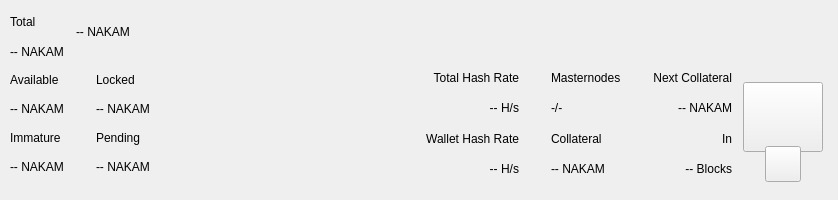
<?xml version="1.0" encoding="UTF-8"?>
<ui version="4.0">
 <class>TopBar</class>
 <widget class="QWidget" name="TopBar">
  <property name="geometry">
   <rect>
    <x>0</x>
    <y>0</y>
    <width>838</width>
    <height>200</height>
   </rect>
  </property>
  <property name="minimumSize">
   <size>
    <width>0</width>
    <height>200</height>
   </size>
  </property>
  <property name="maximumSize">
   <size>
    <width>16777215</width>
    <height>200</height>
   </size>
  </property>
  <property name="windowTitle">
   <string>Form</string>
  </property>
  <layout class="QVBoxLayout" name="verticalLayout_10" stretch="0">
   <property name="spacing">
    <number>0</number>
   </property>
   <property name="leftMargin">
    <number>0</number>
   </property>
   <property name="topMargin">
    <number>0</number>
   </property>
   <property name="rightMargin">
    <number>0</number>
   </property>
   <property name="bottomMargin">
    <number>0</number>
   </property>
   <item>
    <widget class="PFBorderImage" name="containerTop">
     <layout class="QVBoxLayout" name="verticalLayout_11">
      <property name="spacing">
       <number>0</number>
      </property>
      <property name="leftMargin">
       <number>0</number>
      </property>
      <property name="topMargin">
       <number>0</number>
      </property>
      <property name="rightMargin">
       <number>0</number>
      </property>
      <property name="bottomMargin">
       <number>0</number>
      </property>
      <item>
       <widget class="QWidget" name="top_container_2" native="true">
        <property name="minimumSize">
         <size>
          <width>0</width>
          <height>65</height>
         </size>
        </property>
        <layout class="QHBoxLayout" name="top_container">
         <property name="spacing">
          <number>0</number>
         </property>
         <property name="leftMargin">
          <number>10</number>
         </property>
         <property name="topMargin">
          <number>0</number>
         </property>
         <property name="rightMargin">
          <number>10</number>
         </property>
         <property name="bottomMargin">
          <number>0</number>
         </property>
         <item>
          <layout class="QHBoxLayout" name="horizontalLayout_4">
           <property name="spacing">
            <number>12</number>
           </property>
           <property name="rightMargin">
            <number>0</number>
           </property>
           <item>
            <widget class="QWidget" name="widgetAmount" native="true">
             <layout class="QVBoxLayout" name="verticalLayout_2">
              <property name="spacing">
               <number>2</number>
              </property>
              <property name="leftMargin">
               <number>0</number>
              </property>
              <property name="topMargin">
               <number>8</number>
              </property>
              <property name="rightMargin">
               <number>0</number>
              </property>
              <property name="bottomMargin">
               <number>0</number>
              </property>
              <item>
               <widget class="QLabel" name="labelTitle1">
                <property name="text">
                 <string>Total</string>
                </property>
               </widget>
              </item>
              <item>
               <widget class="PrivateQLabel" name="labelAmountPiv">
                <property name="text">
                 <string notr="true">-- NAKAM</string>
                </property>
               </widget>
              </item>
             </layout>
            </widget>
           </item>
           <item alignment="Qt::AlignVCenter">
            <widget class="QWidget" name="widgetTopAmount" native="true">
             <property name="sizePolicy">
              <sizepolicy hsizetype="Preferred" vsizetype="Maximum">
               <horstretch>0</horstretch>
               <verstretch>0</verstretch>
              </sizepolicy>
             </property>
             <layout class="QHBoxLayout" name="horizontalLayout_5">
              <property name="spacing">
               <number>0</number>
              </property>
              <property name="leftMargin">
               <number>0</number>
              </property>
              <property name="topMargin">
               <number>0</number>
              </property>
              <property name="rightMargin">
               <number>0</number>
              </property>
              <property name="bottomMargin">
               <number>0</number>
              </property>
              <item alignment="Qt::AlignTop">
               <widget class="PrivateQLabel" name="labelAmountTopPiv">
                <property name="minimumSize">
                 <size>
                  <width>0</width>
                  <height>36</height>
                 </size>
                </property>
                <property name="styleSheet">
                 <string notr="true">padding:0px;margin:0px;</string>
                </property>
                <property name="text">
                 <string notr="true">-- NAKAM</string>
                </property>
               </widget>
              </item>
             </layout>
            </widget>
           </item>
           <item>
            <spacer name="horizontalSpacer">
             <property name="orientation">
              <enum>Qt::Horizontal</enum>
             </property>
             <property name="sizeHint" stdset="0">
              <size>
               <width>40</width>
               <height>20</height>
              </size>
             </property>
            </spacer>
           </item>
           <item alignment="Qt::AlignRight">
            <widget class="QWidget" name="layoutSync" native="true">
             <property name="minimumSize">
              <size>
               <width>0</width>
               <height>36</height>
              </size>
             </property>
             <property name="maximumSize">
              <size>
               <width>16777215</width>
               <height>36</height>
              </size>
             </property>
             <layout class="QVBoxLayout" name="verticalLayout_9">
              <property name="leftMargin">
               <number>0</number>
              </property>
              <property name="topMargin">
               <number>0</number>
              </property>
              <property name="rightMargin">
               <number>0</number>
              </property>
              <property name="bottomMargin">
               <number>0</number>
              </property>
              <item>
               <widget class="ExpandableButton" name="pushButtonSync" native="true">
                <property name="minimumSize">
                 <size>
                  <width>36</width>
                  <height>36</height>
                 </size>
                </property>
                <property name="maximumSize">
                 <size>
                  <width>16777215</width>
                  <height>36</height>
                 </size>
                </property>
               </widget>
              </item>
             </layout>
            </widget>
           </item>
           <item>
            <widget class="ExpandableButton" name="pushButtonHDUpgrade" native="true">
             <property name="minimumSize">
              <size>
               <width>36</width>
               <height>36</height>
              </size>
             </property>
             <property name="maximumSize">
              <size>
               <width>16777215</width>
               <height>36</height>
              </size>
             </property>
            </widget>
           </item>
           <item>
            <widget class="ExpandableButton" name="pushButtonStack" native="true">
             <property name="minimumSize">
              <size>
               <width>36</width>
               <height>36</height>
              </size>
             </property>
             <property name="maximumSize">
              <size>
               <width>16777215</width>
               <height>36</height>
              </size>
             </property>
            </widget>
           </item>
           <item>
            <widget class="ExpandableButton" name="pushButtonConf" native="true">
             <property name="minimumSize">
              <size>
               <width>36</width>
               <height>36</height>
              </size>
             </property>
             <property name="maximumSize">
              <size>
               <width>16777215</width>
               <height>36</height>
              </size>
             </property>
            </widget>
           </item>
           <item>
            <widget class="ExpandableButton" name="pushButtonMasternodes" native="true">
             <property name="minimumSize">
              <size>
               <width>36</width>
               <height>36</height>
              </size>
             </property>
             <property name="maximumSize">
              <size>
               <width>16777215</width>
               <height>36</height>
              </size>
             </property>
            </widget>
           </item>
           <item>
            <widget class="ExpandableButton" name="pushButtonConsole" native="true">
             <property name="minimumSize">
              <size>
               <width>36</width>
               <height>36</height>
              </size>
             </property>
             <property name="maximumSize">
              <size>
               <width>16777215</width>
               <height>36</height>
              </size>
             </property>
            </widget>
           </item>
           <item>
            <widget class="ExpandableButton" name="pushButtonConnection" native="true">
             <property name="minimumSize">
              <size>
               <width>36</width>
               <height>36</height>
              </size>
             </property>
             <property name="maximumSize">
              <size>
               <width>16777215</width>
               <height>36</height>
              </size>
             </property>
            </widget>
           </item>
           <item>
            <widget class="ExpandableButton" name="pushButtonTor" native="true">
             <property name="minimumSize">
              <size>
               <width>36</width>
               <height>36</height>
              </size>
             </property>
             <property name="maximumSize">
              <size>
               <width>16777215</width>
               <height>36</height>
              </size>
             </property>
            </widget>
           </item>
           <item>
            <widget class="ExpandableButton" name="pushButtonLock" native="true">
             <property name="sizePolicy">
              <sizepolicy hsizetype="Expanding" vsizetype="Expanding">
               <horstretch>0</horstretch>
               <verstretch>0</verstretch>
              </sizepolicy>
             </property>
             <property name="minimumSize">
              <size>
               <width>36</width>
               <height>0</height>
              </size>
             </property>
             <property name="maximumSize">
              <size>
               <width>16777215</width>
               <height>36</height>
              </size>
             </property>
            </widget>
           </item>
           <item>
            <widget class="ExpandableButton" name="pushButtonTheme" native="true">
             <property name="minimumSize">
              <size>
               <width>36</width>
               <height>36</height>
              </size>
             </property>
             <property name="maximumSize">
              <size>
               <width>16777215</width>
               <height>36</height>
              </size>
             </property>
            </widget>
           </item>
           <item>
            <widget class="ExpandableButton" name="pushButtonFAQ" native="true">
             <property name="minimumSize">
              <size>
               <width>36</width>
               <height>36</height>
              </size>
             </property>
             <property name="maximumSize">
              <size>
               <width>16777215</width>
               <height>36</height>
              </size>
             </property>
            </widget>
           </item>
           <item>
            <widget class="ExpandableButton" name="pushButtonPrivacy" native="true">
             <property name="minimumSize">
              <size>
               <width>36</width>
               <height>36</height>
              </size>
             </property>
             <property name="maximumSize">
              <size>
               <width>16777215</width>
               <height>36</height>
              </size>
             </property>
            </widget>
           </item>
          </layout>
         </item>
        </layout>
       </widget>
      </item>
      <item>
       <widget class="QWidget" name="bottom_container" native="true">
        <property name="minimumSize">
         <size>
          <width>0</width>
          <height>135</height>
         </size>
        </property>
        <layout class="QHBoxLayout" name="botton_container">
         <property name="leftMargin">
          <number>10</number>
         </property>
         <property name="topMargin">
          <number>0</number>
         </property>
         <property name="rightMargin">
          <number>10</number>
         </property>
         <property name="bottomMargin">
          <number>10</number>
         </property>
         <item>
          <layout class="QHBoxLayout" name="horizontalLayout_3">
           <property name="spacing">
            <number>0</number>
           </property>
           <property name="bottomMargin">
            <number>9</number>
           </property>
           <item>
            <layout class="QVBoxLayout" name="verticalLayout_7">
             <property name="spacing">
              <number>0</number>
             </property>
             <property name="leftMargin">
              <number>0</number>
             </property>
             <property name="rightMargin">
              <number>0</number>
             </property>
             <item>
              <layout class="QHBoxLayout" name="horizontalLayout_2">
               <property name="spacing">
                <number>0</number>
               </property>
               <item>
                <layout class="QVBoxLayout" name="verticalLayout_6">
                 <item>
                  <widget class="QLabel" name="labelTitle5">
                   <property name="text">
                    <string>Available</string>
                   </property>
                  </widget>
                 </item>
                 <item>
                  <widget class="PrivateQLabel" name="labelAvailablePiv">
                   <property name="text">
                    <string>-- NAKAM</string>
                   </property>
                  </widget>
                 </item>
                 <item>
                  <widget class="QLabel" name="labelTitle4">
                   <property name="text">
                    <string>Immature</string>
                   </property>
                  </widget>
                 </item>
                 <item>
                  <widget class="PrivateQLabel" name="labelImmaturePiv">
                   <property name="text">
                    <string notr="true">-- NAKAM</string>
                   </property>
                  </widget>
                 </item>
                </layout>
               </item>
               <item>
                <layout class="QVBoxLayout" name="verticalLayout_8">
                 <property name="leftMargin">
                  <number>32</number>
                 </property>
                 <item>
                  <widget class="QLabel" name="labelTitle6">
                   <property name="text">
                    <string>Locked</string>
                   </property>
                  </widget>
                 </item>
                 <item>
                  <widget class="PrivateQLabel" name="labelLockedPiv">
                   <property name="text">
                    <string>-- NAKAM</string>
                   </property>
                  </widget>
                 </item>
                 <item>
                  <widget class="QLabel" name="labelTitle3">
                   <property name="text">
                    <string>Pending</string>
                   </property>
                  </widget>
                 </item>
                 <item>
                  <widget class="PrivateQLabel" name="labelPendingPiv">
                   <property name="text">
                    <string notr="true">-- NAKAM</string>
                   </property>
                  </widget>
                 </item>
                </layout>
               </item>
              </layout>
             </item>
            </layout>
           </item>
          </layout>
         </item>
         <item>
          <spacer name="horizontalSpacer_2">
           <property name="orientation">
            <enum>Qt::Horizontal</enum>
           </property>
           <property name="sizeHint" stdset="0">
            <size>
             <width>40</width>
             <height>20</height>
            </size>
           </property>
          </spacer>
         </item>
         <item>
          <layout class="QHBoxLayout" name="horizontalLayout_6">
           <property name="spacing">
            <number>0</number>
           </property>
           <property name="rightMargin">
            <number>0</number>
           </property>
           <property name="bottomMargin">
            <number>9</number>
           </property>
           <item>
            <widget class="QWidget" name="widgetStaking" native="true">
             <layout class="QVBoxLayout" name="verticalLayout_12">
              <property name="leftMargin">
               <number>32</number>
              </property>
              <property name="topMargin">
               <number>0</number>
              </property>
              <property name="rightMargin">
               <number>0</number>
              </property>
              <property name="bottomMargin">
               <number>0</number>
              </property>
              <item>
               <widget class="QLabel" name="labelNetworkHashRateTitle">
                <property name="text">
                 <string>Total Hash Rate</string>
                </property>
                <property name="textFormat">
                 <enum>Qt::AutoText</enum>
                </property>
                <property name="alignment">
                 <set>Qt::AlignRight|Qt::AlignTrailing|Qt::AlignVCenter</set>
                </property>
               </widget>
              </item>
              <item>
               <widget class="QLabel" name="labelNetworkHashRateValue">
                <property name="layoutDirection">
                 <enum>Qt::LeftToRight</enum>
                </property>
                <property name="text">
                 <string>-- H/s</string>
                </property>
                <property name="textFormat">
                 <enum>Qt::AutoText</enum>
                </property>
                <property name="alignment">
                 <set>Qt::AlignRight|Qt::AlignTrailing|Qt::AlignVCenter</set>
                </property>
               </widget>
              </item>
              <item>
               <widget class="QLabel" name="labelWalletHashRateTitle">
                <property name="text">
                 <string>Wallet Hash Rate</string>
                </property>
                <property name="textFormat">
                 <enum>Qt::AutoText</enum>
                </property>
                <property name="alignment">
                 <set>Qt::AlignRight|Qt::AlignTrailing|Qt::AlignVCenter</set>
                </property>
               </widget>
              </item>
              <item>
               <widget class="PrivateQLabel" name="labelWalletHashRateValue">
                <property name="text">
                 <string notr="true">-- H/s</string>
                </property>
                <property name="textFormat">
                 <enum>Qt::AutoText</enum>
                </property>
                <property name="alignment">
                 <set>Qt::AlignRight|Qt::AlignTrailing|Qt::AlignVCenter</set>
                </property>
               </widget>
              </item>
             </layout>
            </widget>
           </item>
           <item>
            <widget class="QWidget" name="widgetMasternodes" native="true">
             <layout class="QVBoxLayout">
              <property name="leftMargin">
               <number>32</number>
              </property>
              <property name="topMargin">
               <number>0</number>
              </property>
              <property name="rightMargin">
               <number>0</number>
              </property>
              <property name="bottomMargin">
               <number>0</number>
              </property>
              <item>
               <widget class="QLabel" name="labelMasternodesTitle">
                <property name="text">
                 <string>Masternodes</string>
                </property>
               </widget>
              </item>
              <item>
               <widget class="PrivateQLabel" name="labelMasternodeCount">
                <property name="text">
                 <string>-/-</string>
                </property>
               </widget>
              </item>
              <item>
               <widget class="QLabel" name="labelCollateralTitle">
                <property name="text">
                 <string>Collateral</string>
                </property>
               </widget>
              </item>
              <item>
               <widget class="QLabel" name="labelCollateralValue">
                <property name="text">
                 <string notr="true">-- NAKAM</string>
                </property>
               </widget>
              </item>
             </layout>
            </widget>
           </item>
           <item>
            <widget class="QWidget" name="widgetNextCollateral" native="true">
             <layout class="QVBoxLayout" name="verticalLayout_12">
              <property name="leftMargin">
               <number>32</number>
              </property>
              <property name="topMargin">
               <number>0</number>
              </property>
              <property name="rightMargin">
               <number>0</number>
              </property>
              <property name="bottomMargin">
               <number>0</number>
              </property>
              <item>
               <widget class="QLabel" name="labelNextMasternodesTitle">
                <property name="text">
                 <string>Next Collateral</string>
                </property>
                <property name="textFormat">
                 <enum>Qt::AutoText</enum>
                </property>
                <property name="alignment">
                 <set>Qt::AlignRight|Qt::AlignTrailing|Qt::AlignVCenter</set>
                </property>
               </widget>
              </item>
              <item>
               <widget class="QLabel" name="labelNextCollateralValue">
                <property name="text">
                 <string>-- NAKAM</string>
                </property>
                <property name="textFormat">
                 <enum>Qt::AutoText</enum>
                </property>
                <property name="alignment">
                 <set>Qt::AlignRight|Qt::AlignTrailing|Qt::AlignVCenter</set>
                </property>
               </widget>
              </item>
              <item>
               <widget class="QLabel" name="labelRemainingBlocks">
                <property name="text">
                 <string>In</string>
                </property>
                <property name="textFormat">
                 <enum>Qt::AutoText</enum>
                </property>
                <property name="alignment">
                 <set>Qt::AlignRight|Qt::AlignTrailing|Qt::AlignVCenter</set>
                </property>
               </widget>
              </item>
              <item>
               <widget class="QLabel" name="labelNextCollateralBlocks">
                <property name="text">
                 <string notr="true">-- Blocks</string>
                </property>
                <property name="textFormat">
                 <enum>Qt::AutoText</enum>
                </property>
                <property name="alignment">
                 <set>Qt::AlignRight|Qt::AlignTrailing|Qt::AlignVCenter</set>
                </property>
               </widget>
              </item>
             </layout>
            </widget>
           </item>
          </layout>
         </item>
         <item>
          <widget class="QWidget" name="qrContainer" native="true">
           <property name="sizePolicy">
            <sizepolicy hsizetype="Preferred" vsizetype="Minimum">
             <horstretch>0</horstretch>
             <verstretch>0</verstretch>
            </sizepolicy>
           </property>
           <property name="minimumSize">
            <size>
             <width>90</width>
             <height>110</height>
            </size>
           </property>
           <property name="maximumSize">
            <size>
             <width>90</width>
             <height>110</height>
            </size>
           </property>
           <layout class="QVBoxLayout" name="containerQR">
            <property name="spacing">
             <number>0</number>
            </property>
            <property name="leftMargin">
             <number>5</number>
            </property>
            <property name="topMargin">
             <number>10</number>
            </property>
            <property name="rightMargin">
             <number>5</number>
            </property>
            <property name="bottomMargin">
             <number>0</number>
            </property>
            <item>
             <widget class="QPushButton" name="btnQr">
              <property name="minimumSize">
               <size>
                <width>70</width>
                <height>70</height>
               </size>
              </property>
              <property name="maximumSize">
               <size>
                <width>16777215</width>
                <height>70</height>
               </size>
              </property>
              <property name="focusPolicy">
               <enum>Qt::NoFocus</enum>
              </property>
              <property name="text">
               <string/>
              </property>
              <property name="iconSize">
               <size>
                <width>70</width>
                <height>70</height>
               </size>
              </property>
             </widget>
            </item>
            <item>
             <spacer name="verticalSpacer">
              <property name="orientation">
               <enum>Qt::Vertical</enum>
              </property>
              <property name="sizeType">
               <enum>QSizePolicy::Fixed</enum>
              </property>
              <property name="sizeHint" stdset="0">
               <size>
                <width>20</width>
                <height>20</height>
               </size>
              </property>
             </spacer>
            </item>
            <item alignment="Qt::AlignHCenter|Qt::AlignBottom">
             <widget class="QPushButton" name="pushButtonQR">
              <property name="minimumSize">
               <size>
                <width>36</width>
                <height>36</height>
               </size>
              </property>
              <property name="maximumSize">
               <size>
                <width>36</width>
                <height>36</height>
               </size>
              </property>
              <property name="focusPolicy">
               <enum>Qt::NoFocus</enum>
              </property>
              <property name="text">
               <string/>
              </property>
             </widget>
            </item>
           </layout>
          </widget>
         </item>
        </layout>
       </widget>
      </item>
     </layout>
    </widget>
   </item>
  </layout>
 </widget>
 <customwidgets>
  <customwidget>
   <class>ExpandableButton</class>
   <extends>QWidget</extends>
   <header>qt/nakam/expandablebutton.h</header>
   <container>1</container>
  </customwidget>
  <customwidget>
   <class>PFBorderImage</class>
   <extends>QFrame</extends>
   <header>qt/nakam/pfborderimage.h</header>
   <container>1</container>
  </customwidget>
  <customwidget>
   <class>PrivateQLabel</class>
   <extends>QLabel</extends>
   <header>qt/nakam/privatelabel.h</header>
   <container>0</container>
  </customwidget>
 </customwidgets>
 <resources/>
 <connections/>
</ui>
